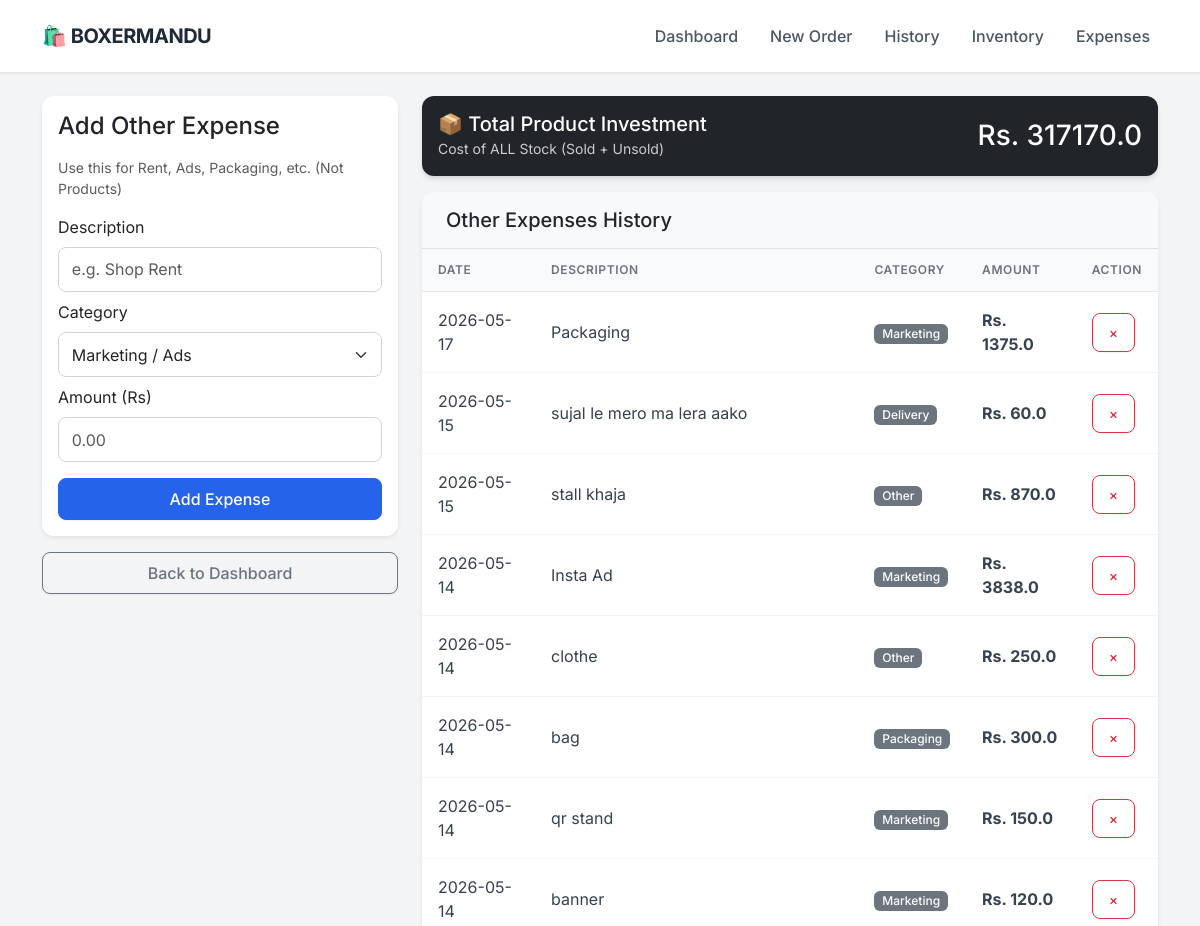
Before: /expenses (upper part) with the older database file.
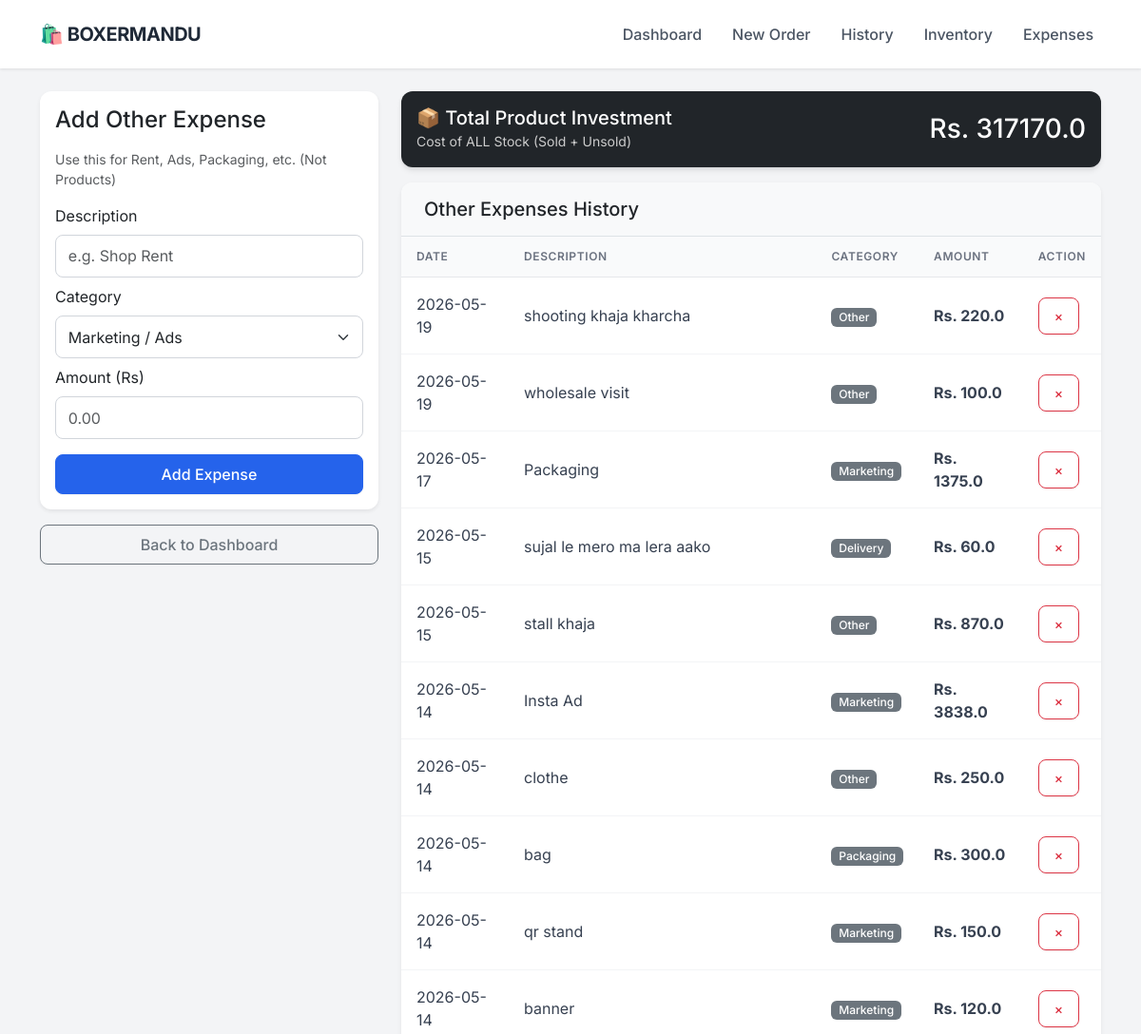
After: the same page with the newer database file.
### app.py (models this page shows)
class Expense(db.Model):
    id = db.Column(db.Integer, primary_key=True)
    description = db.Column(db.String(100), nullable=False)
    category = db.Column(db.String(50), nullable=False) # e.g. Rent, Marketing, Packaging
    amount = db.Column(db.Float, nullable=False)
    date = db.Column(db.DateTime, default=datetime.utcnow)

### app.py (the view, shortened to what this page needs)
@app.route('/expenses', methods=['GET', 'POST'])
def expenses():
    all_expenses = Expense.query.order_by(Expense.date.desc()).all()
    inventory_value = 0
    products = Product.query.all()
    for p in products:
        inventory_value += (p.stock * p.cost_price)
    sold_cost = 0
    order_items = OrderItem.query.all()
    for item in order_items:
        product = Product.query.get(item.product_id)
        if product:
            sold_cost += (item.quantity * product.cost_price)
    total_product_expense = inventory_value + sold_cost
    return render_template('expenses.html',
                           expenses=all_expenses,
                           product_expense=total_product_expense)

### templates/expenses.html (shortened to what this page needs)
{% extends "layout.html" %}
{% block content %}
<div class="row">
    <div class="col-md-4">
        <div class="card p-3 mb-3 shadow-sm">
            <h4 class="mb-3">Add Other Expense</h4>
            <p class="text-muted small">Use this for Rent, Ads, Packaging, etc. (Not Products)</p>
            <form method="POST">
                <label class="form-label">Description</label>
                <input type="text" name="description" class="form-control mb-2" placeholder="e.g. Shop Rent" required>
                <label class="form-label">Category</label>
                <select name="category" class="form-select mb-2">
                    <option value="Marketing">Marketing / Ads</option>
                </select>
                <label class="form-label">Amount (Rs)</label>
                <input type="number" name="amount" step="0.01" class="form-control mb-3" placeholder="0.00" required>
                <button type="submit" class="btn btn-primary w-100">Add Expense</button>
            </form>
        </div>
        <a href="/" class="btn btn-outline-secondary w-100">Back to Dashboard</a>
    </div>
    <div class="col-md-8">
        <div class="card text-white bg-dark mb-3">
            <div class="card-body d-flex justify-content-between align-items-center">
                <div>
                    <h5 class="mb-0">📦 Total Product Investment</h5>
                    <small style="color: #ccc;">Cost of ALL Stock (Sold + Unsold)</small>
                </div>
                <h3 class="mb-0">Rs. {{ product_expense }}</h3>
            </div>
        </div>
        <div class="card shadow-sm">
            <div class="card-header bg-light border-bottom">
                <h5 class="mb-0">Other Expenses History</h5>
            </div>
            <div class="table-responsive">
                <table class="table table-hover mb-0 align-middle">
                    <thead class="table-light">
                        <tr>
                            <th>Date</th>
                            <th>Description</th>
                            <th>Category</th>
                            <th>Amount</th>
                            <th>Action</th>
                        </tr>
                    </thead>
                    <tbody>
                        {% for exp in expenses %}
                        <tr>
                            <td>{{ exp.date.strftime('%Y-%m-%d') }}</td>
                            <td>{{ exp.description }}</td>
                            <td><span class="badge bg-secondary">{{ exp.category }}</span></td>
                            <td class="fw-bold">Rs. {{ exp.amount }}</td>
                            <td>
                                <a href="/delete_expense/{{ exp.id }}" class="btn btn-sm btn-outline-danger" onclick="return confirm('Delete this expense?')">×</a>
                            </td>
                        </tr>
                        {% else %}
                        <tr>
                            <td colspan="5" class="text-center text-muted py-4">No other expenses added yet.</td>
                        </tr>
                        {% endfor %}
                    </tbody>
                </table>
            </div>
        </div>
    </div>
</div>
{% endblock %}

### templates/layout.html (shortened to what this page needs)
<!DOCTYPE html>
<html lang="en">
<head>
    <link href="https://cdn.jsdelivr.net/npm/bootstrap@5.3.0/dist/css/bootstrap.min.css" rel="stylesheet">
</head>
<body>
    <nav class="navbar navbar-expand-lg sticky-top">
        <div class="container">
            <a class="navbar-brand" href="/">
                🛍️ BOXERMANDU
            </a>
            <div class="collapse navbar-collapse" id="navbarNav">
                <ul class="navbar-nav ms-auto">
                    <li class="nav-item"><a class="nav-link" href="/">Dashboard</a></li>
                    <li class="nav-item"><a class="nav-link" href="/new_order">New Order</a></li>
                    <li class="nav-item"><a class="nav-link" href="/orders">History</a></li>
                    <li class="nav-item"><a class="nav-link" href="/inventory">Inventory</a></li>
                    <li class="nav-item"><a class="nav-link" href="/expenses">Expenses</a></li>
                </ul>
            </div>
        </div>
    </nav>
    <div class="container py-4">
        {% block content %}{% endblock %}
    </div>
</body>
</html>

### templates/layout.html (style rules this page uses)
:root { --primary-color: #2563eb; --bg-color: #f3f4f6; --text-dark: #1f2937; --card-shadow: 0 4px 6px -1px rgba(0, 0, 0, 0.1), 0 2px 4px -1px rgba(0, 0, 0, 0.06); }
body { font-family: 'Inter', sans-serif; background-color: var(--bg-color); color: var(--text-dark); }
.navbar { background-color: #ffffff; box-shadow: 0 1px 3px rgba(0,0,0,0.1); padding: 1rem 0; }
.navbar-brand { font-weight: 700; color: var(--text-dark) !important; font-size: 1.25rem; letter-spacing: -0.5px; }
.nav-link { color: #4b5563 !important; font-weight: 500; margin-left: 1rem; transition: color 0.2s; }
.card { border: none; border-radius: 12px; box-shadow: var(--card-shadow); background: #ffffff; transition: transform 0.2s; }
.card-header { background-color: #ffffff; border-bottom: 1px solid #f3f4f6; font-weight: 600; padding: 1rem 1.5rem; border-radius: 12px 12px 0 0 !important; }
.btn { border-radius: 8px; font-weight: 500; padding: 0.5rem 1rem; box-shadow: 0 1px 2px 0 rgba(0, 0, 0, 0.05); }
.btn-primary { background-color: var(--primary-color); border-color: var(--primary-color); }
.table { margin-bottom: 0; }
.table thead th { background-color: #f9fafb; color: #6b7280; font-size: 0.75rem; text-transform: uppercase; letter-spacing: 0.05em; font-weight: 600; border-bottom: 1px solid #e5e7eb; padding: 0.75rem 1rem; }
.table tbody td { padding: 1rem 1rem; vertical-align: middle; color: #374151; border-bottom: 1px solid #f3f4f6; }
.badge { padding: 0.35em 0.65em; font-weight: 500; border-radius: 6px; }
.form-control, .form-select { border-radius: 8px; border: 1px solid #d1d5db; padding: 0.6rem 0.8rem; }

Changed rows visible on the page:
added Expense: date "2026-05-19", description "shooting khaja kharcha", category "Other", amount "220.0"
added Expense: date "2026-05-19", description "wholesale visit", category "Other", amount "100.0"
